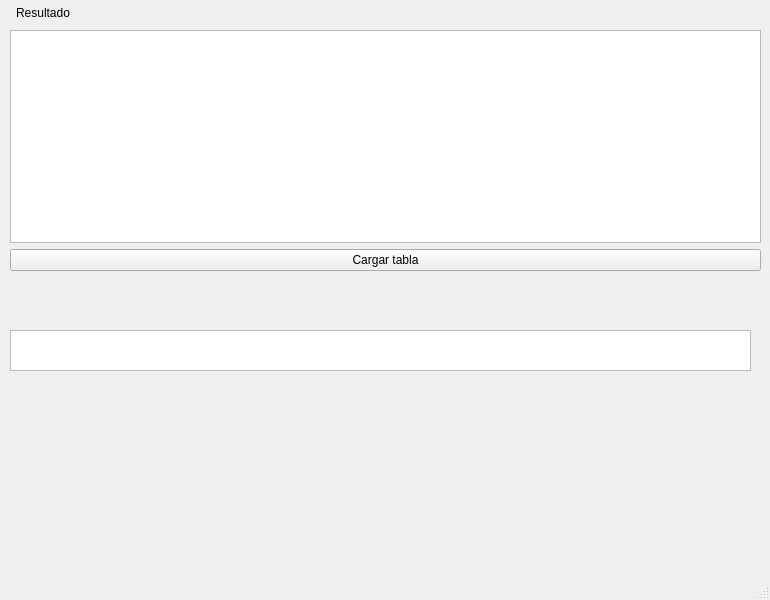
<?xml version="1.0" encoding="UTF-8"?>
<ui version="4.0">
 <class>MainWindow</class>
 <widget class="QMainWindow" name="MainWindow">
  <property name="geometry">
   <rect>
    <x>0</x>
    <y>0</y>
    <width>770</width>
    <height>600</height>
   </rect>
  </property>
  <property name="windowTitle">
   <string>MainWindow</string>
  </property>
  <widget class="QWidget" name="centralwidget">
   <widget class="QLabel" name="label">
    <property name="geometry">
     <rect>
      <x>16</x>
      <y>3</y>
      <width>71</width>
      <height>20</height>
     </rect>
    </property>
    <property name="text">
     <string>Resultado</string>
    </property>
   </widget>
   <widget class="QTextBrowser" name="logg">
    <property name="geometry">
     <rect>
      <x>10</x>
      <y>330</y>
      <width>741</width>
      <height>41</height>
     </rect>
    </property>
    <property name="html">
     <string>&lt;!DOCTYPE HTML PUBLIC &quot;-//W3C//DTD HTML 4.0//EN&quot; &quot;http://www.w3.org/TR/REC-html40/strict.dtd&quot;&gt;
&lt;html&gt;&lt;head&gt;&lt;meta name=&quot;qrichtext&quot; content=&quot;1&quot; /&gt;&lt;style type=&quot;text/css&quot;&gt;
p, li { white-space: pre-wrap; }
&lt;/style&gt;&lt;/head&gt;&lt;body style=&quot; font-family:'MS Shell Dlg 2'; font-size:8.25pt; font-weight:400; font-style:normal;&quot;&gt;
&lt;p style=&quot;-qt-paragraph-type:empty; margin-top:0px; margin-bottom:0px; margin-left:0px; margin-right:0px; -qt-block-indent:0; text-indent:0px;&quot;&gt;&lt;br /&gt;&lt;/p&gt;&lt;/body&gt;&lt;/html&gt;</string>
    </property>
   </widget>
   <widget class="QWidget" name="">
    <property name="geometry">
     <rect>
      <x>10</x>
      <y>30</y>
      <width>751</width>
      <height>241</height>
     </rect>
    </property>
    <layout class="QVBoxLayout" name="verticalLayout">
     <item>
      <widget class="QTableWidget" name="tableWidget"/>
     </item>
     <item>
      <widget class="QSplitter" name="splitter">
       <property name="orientation">
        <enum>Qt::Horizontal</enum>
       </property>
       <widget class="QPushButton" name="pushButton">
        <property name="text">
         <string>Cargar tabla</string>
        </property>
       </widget>
      </widget>
     </item>
    </layout>
   </widget>
  </widget>
  <widget class="QStatusBar" name="statusbar"/>
 </widget>
 <resources/>
 <connections/>
</ui>
